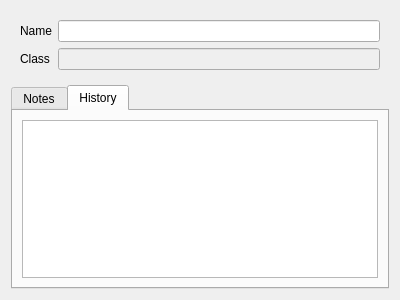
<?xml version="1.0" encoding="UTF-8"?>
<ui version="4.0">
 <class>itemWidget</class>
 <widget class="QWidget" name="itemWidget">
  <property name="geometry">
   <rect>
    <x>0</x>
    <y>0</y>
    <width>400</width>
    <height>300</height>
   </rect>
  </property>
  <property name="windowTitle">
   <string/>
  </property>
  <layout class="QVBoxLayout" name="verticalLayout">
   <item>
    <widget class="QWidget" name="infoWidget" native="true">
     <layout class="QGridLayout" name="gridLayout_2">
      <item row="0" column="0">
       <widget class="QLabel" name="nameLabel">
        <property name="text">
         <string>Name</string>
        </property>
       </widget>
      </item>
      <item row="0" column="1">
       <widget class="QLineEdit" name="nameLineEdit">
        <property name="toolTip">
         <string>template name</string>
        </property>
       </widget>
      </item>
      <item row="1" column="0">
       <widget class="QLabel" name="classLabel">
        <property name="toolTip">
         <string>Class of object</string>
        </property>
        <property name="text">
         <string>Class</string>
        </property>
       </widget>
      </item>
      <item row="1" column="1">
       <widget class="QLineEdit" name="classLineEdit">
        <property name="enabled">
         <bool>false</bool>
        </property>
        <property name="toolTip">
         <string>Template class</string>
        </property>
       </widget>
      </item>
     </layout>
    </widget>
   </item>
   <item>
    <widget class="QTabWidget" name="commentsTabWidget">
     <property name="currentIndex">
      <number>1</number>
     </property>
     <widget class="QWidget" name="notesTab">
      <attribute name="title">
       <string>Notes</string>
      </attribute>
      <layout class="QHBoxLayout" name="horizontalLayout_7">
       <item>
        <widget class="QTextEdit" name="notesTextEdit"/>
       </item>
      </layout>
     </widget>
     <widget class="QWidget" name="historyTab">
      <attribute name="title">
       <string>History</string>
      </attribute>
      <layout class="QHBoxLayout" name="horizontalLayout_8">
       <item>
        <widget class="QTableWidget" name="historyTableWidget"/>
       </item>
      </layout>
     </widget>
    </widget>
   </item>
  </layout>
 </widget>
 <resources/>
 <connections/>
</ui>
